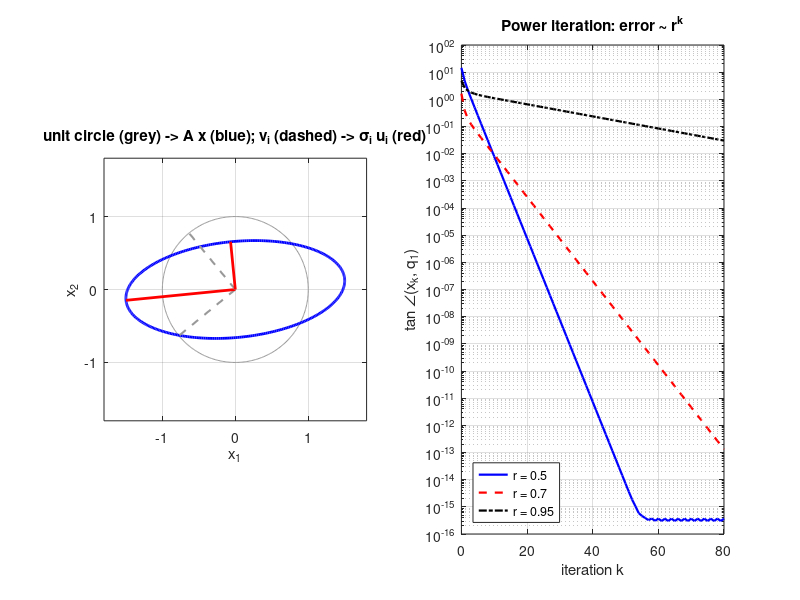
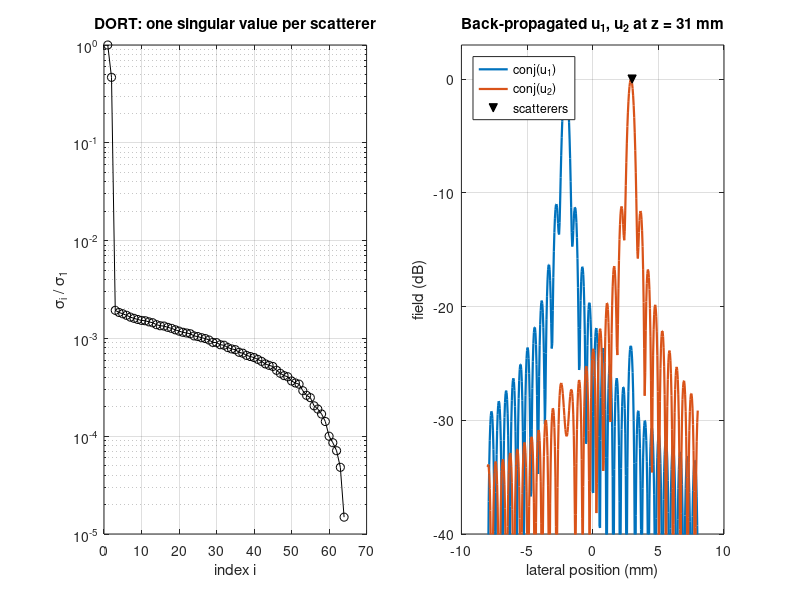

Write the MATLAB code that produced these figures, in order.
%% m06_svd_geometry.m  --  Module 06: SVD geometry, eig vs svd, power iteration, DORT
% Purpose : (1) the unit circle maps to an ellipse with semi-axes sigma_i*u_i;
%           (2) eigenvalues and singular values agree only for normal matrices;
%           (3) power iteration converges as |lambda2/lambda1|^k;
%           (4) DORT: the SVD of an array transfer matrix gives one singular
%               value per point scatterer and a focusing law for each.
% Change  : A (2x2), the gap ratio r, scatterer positions/reflectivities.
% Expect  : sigma = 1.618, 0.618 for the shear; power-iteration slope = log10(r);
%           two significant singular values for two point scatterers.
% Runtime : ~2 s in Octave.
clear; close all; rng(1);

%% 1. Circle -> ellipse
A = [1.2 0.9; -0.3 0.6];
[U,S,V] = svd(A);
th = linspace(0, 2*pi, 361); C = [cos(th); sin(th)]; E = A*C;
fprintf('A = [%.2f %.2f; %.2f %.2f]\n', A');
fprintf('sigma = %.4f, %.4f   |det A| = %.4f = sigma1*sigma2 = %.4f\n', S(1,1), S(2,2), abs(det(A)), S(1,1)*S(2,2));
fprintf('||A V - U S|| = %.1e,  ||A||_F^2 = %.4f = sum sigma^2 = %.4f\n', norm(A*V - U*S), norm(A,'fro')^2, sum(diag(S).^2));
fprintf('v1 at %.1f deg, u1 at %.1f deg (signs of (u_i, v_i) pairs are arbitrary)\n', ...
    atan2(V(2,1),V(1,1))*180/pi, atan2(U(2,1),U(1,1))*180/pi);
figure('Position',[100 100 900 420]);
subplot(1,2,1);
plot(C(1,:), C(2,:), 'Color', [0.6 0.6 0.6]); hold on; plot(E(1,:), E(2,:), 'b', 'LineWidth', 2);
for i = 1:2
    plot([0 V(1,i)], [0 V(2,i)], '--', 'Color', [0.6 0.6 0.6], 'LineWidth', 1.5);
    plot([0 S(i,i)*U(1,i)], [0 S(i,i)*U(2,i)], 'r', 'LineWidth', 2);
end
axis equal; axis([-1.8 1.8 -1.8 1.8]); grid on; xlabel('x_1'); ylabel('x_2');
title('unit circle (grey) -> A x (blue); v_i (dashed) -> \sigma_i u_i (red)');

%% 2. Eigenvalues versus singular values
names = {'symmetric', 'non-symmetric', 'shear', 'rotation 35 deg x 1.1'};
t = 35*pi/180;
mats = {[1.5 0.5; 0.5 0.8], [1.2 0.9; 0.15 0.5], [1 1; 0 1], 1.1*[cos(t) -sin(t); sin(t) cos(t)]};
fprintf('\n%-24s %-26s %-16s %s\n', 'matrix', 'eig', 'svd', 'angle(v1,v2)');
for i = 1:numel(mats)
    M = mats{i}; [X,L] = eig(M); l = diag(L); s = svd(M);
    if isreal(l)
        ang = acos(min(1, abs(X(:,1)'*X(:,2))/(norm(X(:,1))*norm(X(:,2)))))*180/pi;
        fprintf('%-24s %8.4f %8.4f          %6.4f %6.4f   %5.1f deg\n', names{i}, l(1), l(2), s(1), s(2), ang);
    else
        fprintf('%-24s %6.3f%+6.3fj (pair)       %6.4f %6.4f   complex\n', names{i}, real(l(1)), abs(imag(l(1))), s(1), s(2));
    end
end

%% 3. Power iteration on an 8x8 symmetric matrix
n = 8; [Q,~] = qr(randn(n));
subplot(1,2,2);
rs = [0.5 0.7 0.95]; cols = {'b-', 'r--', 'k-.'}; hp = zeros(1, numel(rs));
for j = 1:numel(rs)
    r = rs(j);
    lam = [1, r, r*0.75.^(1:n-2)];
    A8 = Q*diag(lam)*Q';
    x = randn(n,1); K = 80; err = zeros(1,K+1);
    for k = 0:K
        x = x/norm(x); c1 = Q(:,1)'*x;
        err(k+1) = norm(x - c1*Q(:,1))/abs(c1);          % tan of angle to q1
        x = A8*x;
    end
    hp(j) = semilogy(0:K, err, cols{j}, 'LineWidth', 1.6); hold on;
    kk = 5:min(K, find(err > 1e-13, 1, 'last'));
    p = polyfit(kk, log10(err(kk+1)), 1);
    fprintf('power iteration r = %.2f: slope %.4f (theory %.4f), iterations to 1e-15 = %d\n', ...
        r, p(1), log10(r), ceil(-15/log10(r)));
end
ylim([1e-16 1e2]); grid on; xlabel('iteration k'); ylabel('tan \angle(x_k, q_1)');
title('Power iteration: error ~ r^k'); legend(hp, 'r = 0.5', 'r = 0.7', 'r = 0.95', 'Location', 'southwest');

%% 4. DORT: SVD of the inter-element transfer matrix
c0 = 1540; f0 = 5e6; lam0 = c0/f0; kw = 2*pi/lam0;   % m, rad/m
Ne = 64; pitch = 0.3e-3; xe = ((0:Ne-1) - (Ne-1)/2)*pitch;  % element x (m)
sc = [-2e-3 30e-3 1.0; 3e-3 32e-3 0.5];               % [x z reflectivity] of two scatterers
G = zeros(Ne, size(sc,1));
for q = 1:size(sc,1)
    d = sqrt((xe - sc(q,1)).^2 + sc(q,2)^2);
    G(:,q) = exp(-1i*kw*d(:))./sqrt(d(:));             % 2-D Green's function (far-field form)
end
K = G*diag(sc(:,3))*G.';                               % K = K.' by reciprocity
K = K + 1e-3*norm(K)*(randn(Ne) + 1i*randn(Ne))/sqrt(2*Ne);
[Uk,Sk,Vk] = svd(K); sk = diag(Sk);
fprintf('\nDORT, 64 elements, two scatterers (refl. 1.0, 0.5): sigma_1..4 / sigma_1 = %.3f %.3f %.4f %.4f\n', sk(1:4)/sk(1));
fprintf('lateral resolution lambda*z/D = %.2f mm; lateral separation of scatterers = %.1f mm\n', lam0*31e-3/(Ne*pitch)*1e3, (sc(2,1)-sc(1,1))*1e3);
figure('Position',[100 100 900 340]);
subplot(1,2,1); semilogy(sk/sk(1), 'ko-'); grid on; xlabel('index i'); ylabel('\sigma_i / \sigma_1');
title('DORT: one singular value per scatterer');
xg = linspace(-8e-3, 8e-3, 401); zf = 31e-3;          % back-propagate onto a line at 31 mm
subplot(1,2,2); hq = zeros(1,2);
for q = 1:2
    w = conj(Uk(:,q));                                  % phase-conjugate (time-reversed) law
    P = zeros(size(xg));
    for ix = 1:numel(xg)
        d = sqrt((xe - xg(ix)).^2 + zf^2);
        P(ix) = abs(sum(w(:).*exp(-1i*kw*d(:))./sqrt(d(:))));
    end
    hq(q) = plot(xg*1e3, 20*log10(P/max(P)), 'LineWidth', 1.6); hold on;
    [~, im] = max(P); fprintf('singular vector %d focuses at x = %.2f mm\n', q, xg(im)*1e3);
end
hq(3) = plot(sc(:,1)*1e3, [0 0], 'kv', 'MarkerFaceColor', 'k');
ylim([-40 3]); grid on; xlabel('lateral position (mm)'); ylabel('field (dB)');
title('Back-propagated u_1, u_2 at z = 31 mm'); legend(hq, 'conj(u_1)', 'conj(u_2)', 'scatterers', 'Location', 'northwest');
